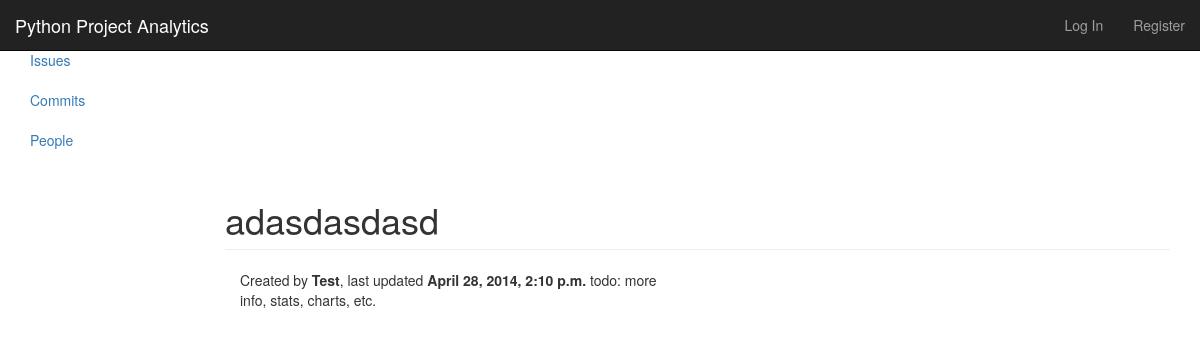
Before: /charts/issues/16/ with the older database file.
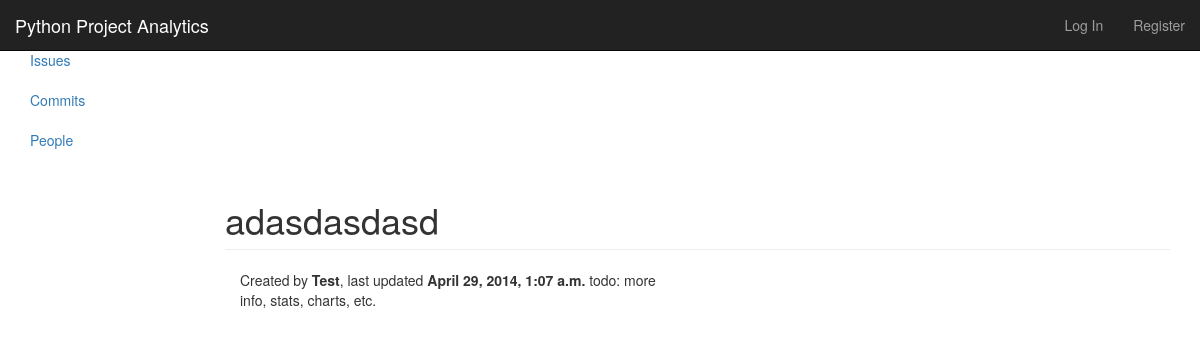
After: the same page with the newer database file.
### charts/models.py (models this page shows, shortened)
class Issue(models.Model):
    id = models.AutoField(primary_key=True)
    activity = models.DateTimeField(auto_now=True)
    creator = models.ForeignKey(People, related_name='creator')
    title = models.CharField(max_length=250)
    assigned_to = models.ForeignKey(People, blank=True, null=True, related_name='assigned_to')
    message_count = models.IntegerField(default=0)
    components = models.ManyToManyField(Component, blank=True, null=True, related_name='components')
    versions = models.ManyToManyField(Version, blank=True, null=True, related_name='versions')
    nosy_list = models.ManyToManyField(People, blank=True, null=True, related_name='nosy_list')
    NONE = 'NA'
    BEHAVIOR = 'BE'
    CRASH = 'CR'
    COMPILE = 'CO'
    RESOURCE = 'RE'
    SECURITY = 'SE'
    PERFORMANCE = 'PE'
    ENHANCEMENT = 'EN'
    TYPE_CHOICES = (
        (NONE, 'none'),
        (BEHAVIOR, 'behavior'),
        (CRASH, 'crash'),
        (COMPILE, 'compile error'),
        (RESOURCE, 'resource usage'),
        (SECURITY, 'security'),
        (PERFORMANCE, 'performance'),
        (ENHANCEMENT, 'enhancement')
    )
    type = models.CharField(max_length=2, choices=TYPE_CHOICES, default=NONE)
    TEST_NEEDED = 'TN'
    NEEDS_PATCH = 'NP'
    PATCH_REVIEW = 'PR'
    COMMIT_REVIEW = 'CR'
    RESOLVED = 'RE'
    STAGE_CHOICES = (
        (NONE, 'none'),
        (TEST_NEEDED, 'test needed'),
        (NEEDS_PATCH, 'needs patch'),
        (PATCH_REVIEW, 'patch review'),
        (COMMIT_REVIEW, 'commit review'),
        (RESOLVED, 'resolved')
    )
    stage = models.CharField(max_length=2, choices=STAGE_CHOICES, default=NONE)
    OPEN = 'OP'
    CLOSED = 'CL'
    LANGUISHING = 'LA'
    PENDING = 'PE'
    STATUS_CHOICES = (
        (OPEN, 'open'),
        (CLOSED, 'closed'),
        (LANGUISHING, 'languishing'),
        (PENDING, 'pending')
    )
    status = models.CharField(max_length=2, choices=STATUS_CHOICES, default=OPEN)
    LOW = 'LO'
    NORMAL = 'NO'
    HIGH = 'HI'
    CRITICAL = 'CR'
    DEFERRED_BLOCKER = 'DE'
    RELEASE_BLOCKER = 'RE'
    PRIORITY_CHOICES = (
        (LOW, 'low'),
        (NORMAL, 'normal'),
        (HIGH, 'high'),
        (CRITICAL, 'critical'),
        (DEFERRED_BLOCKER, 'deferred blocker'),
        (RELEASE_BLOCKER, 'release blocker')
    )
    priority = models.CharField(max_length=2, choices=PRIORITY_CHOICES, default=NORMAL)

class People(models.Model):
    username = models.CharField(primary_key=True, max_length=100)
    def __unicode__(self):
        return self.username

### charts/views.py (the view)
# urls.py: url(r'^issues/(?P<issue_id>\d+)/$', views.issue_detail, name='issue_detail'),
def issue_detail(request, issue_id):
    issue = get_object_or_404(Issue, pk=issue_id)
    if str(issue.creator) == request.user.username or request.user.groups.filter(name='Project Manager'):
        edit = True
    else:
        edit = False
    context = {
        'issue':issue,
        'edit':edit
    }
    return render(request, 'charts/issues/detail.html', context)

### charts/templates/charts/issues/detail.html (shortened to what this page needs)
{% extends "base.html" %}
{% block main %}
	<h1 class="page-header">
		{{ issue.title }}
	</h1>
	<div class="col-xs-12 col-md-6">
		<p>
			Created by <strong>{{ issue.creator }}</strong>, last updated <strong>{{ issue.activity }}</strong>
			todo: more info, stats, charts, etc.
		</p>
	</div>
{% endblock %}

Changed rows visible on the page:
changed Issue "adasdasdasd": activity "April 28, 2014, 2:10 p.m." → "April 29, 2014, 1:07 a.m."
